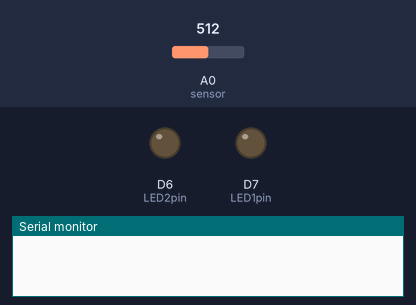
Bench run of a sketch on a simulated ESP8266 (NodeMCU). Parts: output pins drawn as LEDs (lit = HIGH), the last lines printed to the serial monitor. The test bench sets the inputs (shaded band); at power-on: A0 (sensor) = 512. WiFi joins after 1.5 s; servers stay silent unless stated.

Above: at 0.0 s.
At 0.5 s:
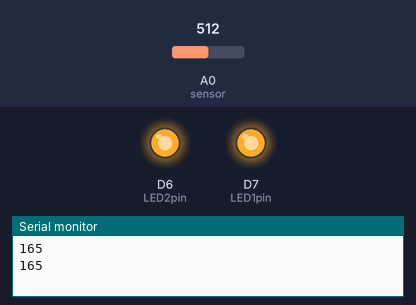
Timing chart, 0 to 2.0 s (numbered marks = the images above):
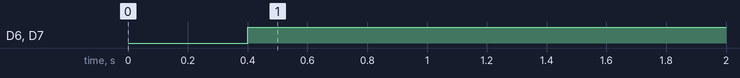

The sketch:

03ledtemp.ino
```cpp
#include <ESP8266WiFi.h>
#include <ESP8266WebServer.h>

/* Configurações do Wifi - SSID & Password */
const char* ssid = "henry";  // SSID
const char* password = "123456789";  //Senha

/* Endereço ip */
IPAddress local_ip(192,168,1,1);
IPAddress gateway(192,168,1,1);
IPAddress subnet(255,255,255,0);

ESP8266WebServer server(80);

uint8_t LED1pin = D7;
bool LED1status = LOW;

uint8_t LED2pin = D6;
bool LED2status = LOW;

const int sensor = A0;

int temp = 0;


void setup() {
  Serial.begin(115200);
  pinMode(LED1pin, OUTPUT);
  pinMode(LED2pin, OUTPUT);

//Subindo um access point
  WiFi.softAP(ssid, password);
  WiFi.softAPConfig(local_ip, gateway, subnet);
  delay(100);


//Conexão em rede wifi existente
//WiFi.begin(ssid, password);
/*
while(WiFi.status() != WL_CONNECTED){
  delay (500);
  Serial.print("...");
}

Serial.println("Wifi conectado!");
Serial.println("Endereço IP: ");
Serial.println(WiFi.localIP());

  /*
  Tratamos aqui a solcicitações HTTP Recebidas
  Por meio do método .on(), que aceita dois parâmetros
  Um sendo a URL e outro a função que será executada quando a
  URL for acessada.

  Por exemplo ao fazer uma requisição para a raiz do servidor (/)
  A funcação que será executada é a handle_OnConnect()
  **/
  server.on("/", handle_OnConnect);


  server.begin();
  //Serial.println("HTTP server iniciado...");
}
void loop() {

    temp = map (analogRead(sensor), 0, 310, 0, 100);

  Serial.println(temp);

  delay(300);

  server.handleClient();
  if (temp > 28) {
      digitalWrite(LED1pin, HIGH), digitalWrite(LED2pin, HIGH);
    } else {
      digitalWrite(LED1pin, LOW), digitalWrite(LED2pin, LOW);
    }

}


void handle_OnConnect() {
  String html = "<html><head>";
  html += "<meta http-equiv='refresh' content='1'>";
  html += "</head><body>";
 html += "<h1>Temperatura Atual: " + String(temp) + " C</h1>";


  if (temp > 28) {
    html += "<script>alert('Esta muito Calor!');</script>";
  }

  html += "</body></html>";

  server.send(200, "text/html", html);
}
```

Measured:
- by itself, D6 (LED2pin), D7 (LED1pin): LOW → HIGH at 0.40 s
